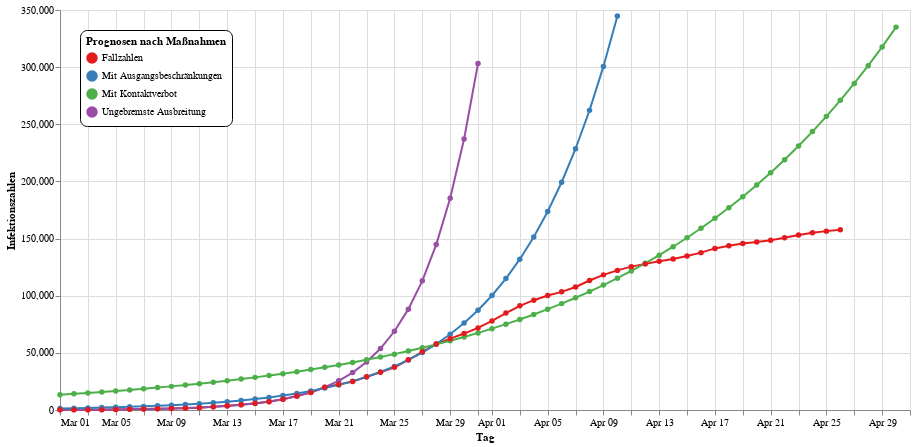

The cell this chart's notebook holds for it:
### Code cell
data = pd.read_csv("corona_infections.csv", header=0, names=["day", "cases"])
data["day"] = [dt.datetime.strptime(d + ' 2020', "%b %d %Y") for d in data["day"]]
md1 = dt.datetime(year=2020, month=3, day=20)
md2 = dt.datetime(year=2020, month=3, day=28)
c0 = np.array(data[data["day"] <= md1]["cases"])
d0 = np.array([d.toordinal() for d in data[data["day"] <= md1]["day"]])
c1 = np.array(data[(md1 <= data["day"])][(data["day"] <= md2)]["cases"])
d1 = np.array([d.toordinal() for d in data[md1 <= data["day"]][data["day"] <= md2]["day"]])
c2 = np.array(data[md2 <= data["day"]]["cases"])
d2 = np.array([d.toordinal() for d in data[md2 <= data["day"]]["day"]])
par0, _ = curve_fit(
    corona_curve, 
    xdata=d0, 
    ydata=c0, 
    p0=[c0[0], dt.datetime(year=2020, month=3, day=1).toordinal(), 8e-9, 5.6e7],
    bounds=(
        [0, d0[0], 1e-11, c0[-1]], 
        [c0[-1], dt.datetime(year=2021, month=6, day=1).toordinal(), 1e-8, 8.35e7])
)
par1, _ = curve_fit(
    corona_curve, 
    xdata=d1, 
    ydata=c1, 
    p0=[c1[0], dt.datetime(year=2020, month=3, day=20).toordinal(), 8e-9, 5.6e7],
    bounds=(
        [0, d1[0], 1e-11, c1[-1]], 
        [c1[-1], dt.datetime(year=2021, month=6, day=1).toordinal(), 1e-8, 8.35e7])
)
par2, _ = curve_fit(
    corona_curve, 
    xdata=d2, 
    ydata=c2, 
    p0=[c2[0], dt.datetime(year=2020, month=3, day=28).toordinal(), 8e-9, 5.6e7],
    bounds=(
        [0, d2[0], 1e-11, c2[-1]], 
        [c2[-1], dt.datetime(year=2021, month=6, day=1).toordinal(), 1e-8, 8.35e7])
)
print(par0, "\n", par1, "\n", par2)
data = data[data["day"] >= dt.datetime(year=2020, month=3, day=1)]
data = data.rename(columns={"day": "Tag", "cases": "Infektionszahlen"})
data["Typ"] = ["Fallzahlen" for d in data["Tag"]]
data["Typ"] = data["Typ"].astype(str)
data_count = len(data) + 5
for par, t in [(par0, "Ungebremste Ausbreitung"), 
               (par1, "Mit Ausgangsbeschränkungen"), 
               (par2, "Mit Kontaktverbot")]:
    for i in range(data_count):
        curve_value = corona_curve((list(data["Tag"])[0] + dt.timedelta(days=i)).toordinal(), *par)
        data = data.append(pd.DataFrame(
            [[list(data["Tag"])[0] + dt.timedelta(days=i), 
              curve_value if curve_value < 350000 else None,
              t]],
            columns=("Tag", "Infektionszahlen", "Typ")
        ), ignore_index=True)
data = data.tail(len(data)-data_count+15).append(data.head(data_count-15), ignore_index=True)
line = alt.Chart(data).mark_line(point=True).encode(
    alt.X("monthdate(Tag)", title="Tag"),
    alt.Y("Infektionszahlen:Q", title="Infektionszahlen"),
    color=alt.Color("Typ:N", 
                    scale=alt.Scale(scheme="set1"),
                    legend=alt.Legend(
        orient="none", legendX=20, legendY=20,
        fillColor="white", strokeColor="black", cornerRadius=7, padding=6,
        title="Prognosen nach Maßnahmen"))
)
nearest = alt.selection(type='single', nearest=True, on='mouseover',
                        fields=['Tag'], empty='none')
selectors = alt.Chart(data).mark_point().encode(
    alt.X("monthdate(Tag)", title="Tag"),
    opacity=alt.value(0),
).add_selection(nearest)
points = line.mark_point().encode(
    opacity=alt.condition(nearest, alt.value(1), alt.value(0))
)
text = line.mark_text(align='left', dx=5, dy=5).encode(
    text=alt.condition(nearest, 'Infektionszahlen:Q', alt.value(' '))
)
rules = alt.Chart(data).mark_rule(color='gray').encode(
    alt.X("monthdate(Tag)", title="Tag"),
).transform_filter(nearest)
alt.layer(
    line, selectors, points, rules, text
).properties(width=850, height=400)

### Figure 1 — Vega-Lite specification as saved in the notebook (floating-point values rounded to 4 significant figures; data arrays with more than 128 entries replaced by an {"elided": "..."} marker saying what was removed)
{"config": {"view": {"continuousWidth": 400, "continuousHeight": 300}}, "layer": [{"mark": {"type": "line", "point": true}, "encoding": {"color": {"type": "nominal", "field": "Typ", "legend": {"cornerRadius": 7, "fillColor": "white", "legendX": 20, "legendY": 20, "orient": "none", "padding": 6, "strokeColor": "black", "title": "Prognosen nach Maßnahmen"}, "scale": {"scheme": "set1"}}, "x": {"type": "temporal", "field": "Tag", "timeUnit": "monthdate", "title": "Tag"}, "y": {"type": "quantitative", "field": "Infektionszahlen", "title": "Infektionszahlen"}}}, {"mark": "point", "encoding": {"opacity": {"value": 0}, "x": {"type": "temporal", "field": "Tag", "timeUnit": "monthdate", "title": "Tag"}}, "selection": {"selector001": {"type": "single", "nearest": true, "on": "mouseover", "fields": ["Tag"], "empty": "none"}}}, {"mark": "point", "encoding": {"color": {"type": "nominal", "field": "Typ", "legend": {"cornerRadius": 7, "fillColor": "white", "legendX": 20, "legendY": 20, "orient": "none", "padding": 6, "strokeColor": "black", "title": "Prognosen nach Maßnahmen"}, "scale": {"scheme": "set1"}}, "opacity": {"condition": {"value": 1, "selection": "selector001"}, "value": 0}, "x": {"type": "temporal", "field": "Tag", "timeUnit": "monthdate", "title": "Tag"}, "y": {"type": "quantitative", "field": "Infektionszahlen", "title": "Infektionszahlen"}}}, {"mark": {"type": "rule", "color": "gray"}, "encoding": {"x": {"type": "temporal", "field": "Tag", "timeUnit": "monthdate", "title": "Tag"}}, "transform": [{"filter": {"selection": "selector001"}}]}, {"mark": {"type": "text", "align": "left", "dx": 5, "dy": 5}, "encoding": {"color": {"type": "nominal", "field": "Typ", "legend": {"cornerRadius": 7, "fillColor": "white", "legendX": 20, "legendY": 20, "orient": "none", "padding": 6, "strokeColor": "black", "title": "Prognosen nach Maßnahmen"}, "scale": {"scheme": "set1"}}, "text": {"condition": {"type": "quantitative", "field": "Infektionszahlen", "selection": "selector001"}, "value": " "}, "x": {"type": "temporal", "field": "Tag", "timeUnit": "monthdate", "title": "Tag"}, "y": {"type": "quantitative", "field": "Infektionszahlen", "title": "Infektionszahlen"}}}], "data": {"name": "data-1d9b58fcde1a6b0cedc0262165af4602"}, "height": 400, "width": 850, "$schema": "https://vega.github.io/schema/vega-lite/v4.0.2.json", "datasets": {"data-1d9b58fcde1a6b0cedc0262165af4602": {"elided": "243 records"}}}
